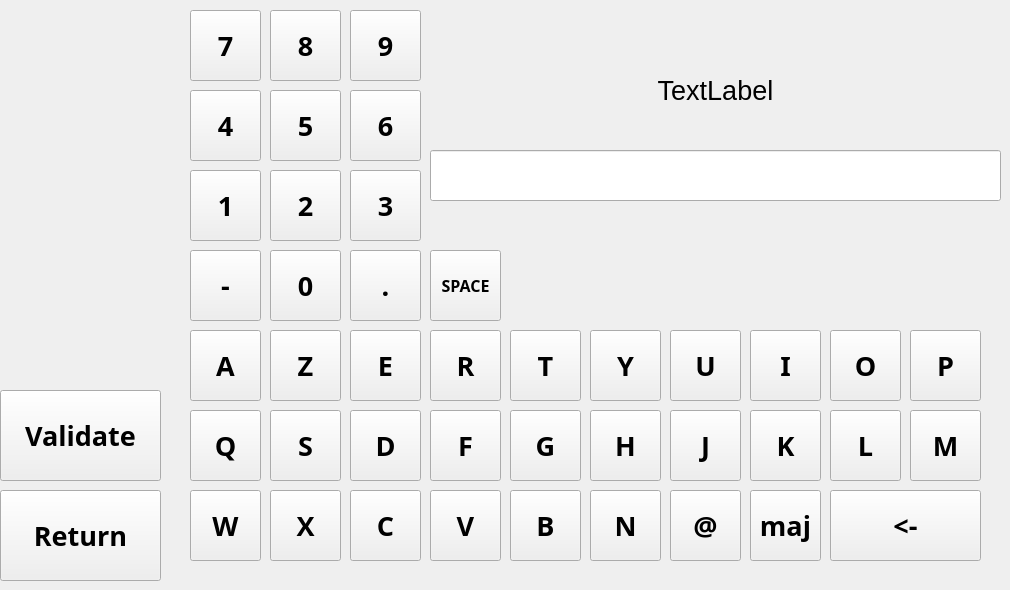
    <widget class="QWidget" name="keyboard_panel">
     <widget class="QPushButton" name="keyboard_return_pushButton">
      <property name="geometry">
       <rect>
        <x>0</x>
        <y>490</y>
        <width>161</width>
        <height>91</height>
       </rect>
      </property>
      <property name="font">
       <font>
        <family>Microsoft Yi Baiti</family>
        <pointsize>20</pointsize>
        <weight>75</weight>
        <bold>true</bold>
        <kerning>true</kerning>
       </font>
      </property>
      <property name="text">
       <string>Return</string>
      </property>
     </widget>
     <widget class="QPushButton" name="keyboard_E_pushButton">
      <property name="geometry">
       <rect>
        <x>350</x>
        <y>330</y>
        <width>71</width>
        <height>71</height>
       </rect>
      </property>
      <property name="font">
       <font>
        <family>Microsoft Yi Baiti</family>
        <pointsize>20</pointsize>
        <weight>75</weight>
        <bold>true</bold>
        <kerning>true</kerning>
       </font>
      </property>
      <property name="text">
       <string>E</string>
      </property>
     </widget>
     <widget class="QPushButton" name="keyboard_U_pushButton">
      <property name="geometry">
       <rect>
        <x>670</x>
        <y>330</y>
        <width>71</width>
        <height>71</height>
       </rect>
      </property>
      <property name="font">
       <font>
        <family>Microsoft Yi Baiti</family>
        <pointsize>20</pointsize>
        <weight>75</weight>
        <bold>true</bold>
        <kerning>true</kerning>
       </font>
      </property>
      <property name="text">
       <string>U</string>
      </property>
     </widget>
     <widget class="QPushButton" name="keyboard_I_pushButton">
      <property name="geometry">
       <rect>
        <x>750</x>
        <y>330</y>
        <width>71</width>
        <height>71</height>
       </rect>
      </property>
      <property name="font">
       <font>
        <family>Microsoft Yi Baiti</family>
        <pointsize>20</pointsize>
        <weight>75</weight>
        <bold>true</bold>
        <kerning>true</kerning>
       </font>
      </property>
      <property name="text">
       <string>I</string>
      </property>
     </widget>
     <widget class="QPushButton" name="keyboard_Z_pushButton">
      <property name="geometry">
       <rect>
        <x>270</x>
        <y>330</y>
        <width>71</width>
        <height>71</height>
       </rect>
      </property>
      <property name="font">
       <font>
        <family>Microsoft Yi Baiti</family>
        <pointsize>20</pointsize>
        <weight>75</weight>
        <bold>true</bold>
        <kerning>true</kerning>
       </font>
      </property>
      <property name="text">
       <string>Z</string>
      </property>
     </widget>
     <widget class="QPushButton" name="keyboard_P_pushButton">
      <property name="geometry">
       <rect>
        <x>910</x>
        <y>330</y>
        <width>71</width>
        <height>71</height>
       </rect>
      </property>
      <property name="font">
       <font>
        <family>Microsoft Yi Baiti</family>
        <pointsize>20</pointsize>
        <weight>75</weight>
        <bold>true</bold>
        <kerning>true</kerning>
       </font>
      </property>
      <property name="text">
       <string>P</string>
      </property>
     </widget>
     <widget class="QPushButton" name="keyboard_R_pushButton">
      <property name="geometry">
       <rect>
        <x>430</x>
        <y>330</y>
        <width>71</width>
        <height>71</height>
       </rect>
      </property>
      <property name="font">
       <font>
        <family>Microsoft Yi Baiti</family>
        <pointsize>20</pointsize>
        <weight>75</weight>
        <bold>true</bold>
        <kerning>true</kerning>
       </font>
      </property>
      <property name="text">
       <string>R</string>
      </property>
     </widget>
     <widget class="QPushButton" name="keyboard_T_pushButton">
      <property name="geometry">
       <rect>
        <x>510</x>
        <y>330</y>
        <width>71</width>
        <height>71</height>
       </rect>
      </property>
      <property name="font">
       <font>
        <family>Microsoft Yi Baiti</family>
        <pointsize>20</pointsize>
        <weight>75</weight>
        <bold>true</bold>
        <kerning>true</kerning>
       </font>
      </property>
      <property name="text">
       <string>T</string>
      </property>
     </widget>
     <widget class="QPushButton" name="keyboard_Y_pushButton">
      <property name="geometry">
       <rect>
        <x>590</x>
        <y>330</y>
        <width>71</width>
        <height>71</height>
       </rect>
      </property>
      <property name="font">
       <font>
        <family>Microsoft Yi Baiti</family>
        <pointsize>20</pointsize>
        <weight>75</weight>
        <bold>true</bold>
        <kerning>true</kerning>
       </font>
      </property>
      <property name="text">
       <string>Y</string>
      </property>
     </widget>
     <widget class="QPushButton" name="keyboard_O_pushButton">
      <property name="geometry">
       <rect>
        <x>830</x>
        <y>330</y>
        <width>71</width>
        <height>71</height>
       </rect>
      </property>
      <property name="font">
       <font>
        <family>Microsoft Yi Baiti</family>
        <pointsize>20</pointsize>
        <weight>75</weight>
        <bold>true</bold>
        <kerning>true</kerning>
       </font>
      </property>
      <property name="text">
       <string>O</string>
      </property>
     </widget>
     <widget class="QPushButton" name="keyboard_A_pushButton">
      <property name="geometry">
       <rect>
        <x>190</x>
        <y>330</y>
        <width>71</width>
        <height>71</height>
       </rect>
      </property>
      <property name="font">
       <font>
        <family>Microsoft Yi Baiti</family>
        <pointsize>20</pointsize>
        <weight>75</weight>
        <bold>true</bold>
        <kerning>true</kerning>
       </font>
      </property>
      <property name="text">
       <string>A</string>
      </property>
     </widget>
     <widget class="QPushButton" name="keyboard_B_pushButton">
      <property name="geometry">
       <rect>
        <x>510</x>
        <y>490</y>
        <width>71</width>
        <height>71</height>
       </rect>
      </property>
      <property name="font">
       <font>
        <family>Microsoft Yi Baiti</family>
        <pointsize>20</pointsize>
        <weight>75</weight>
        <bold>true</bold>
        <kerning>true</kerning>
       </font>
      </property>
      <property name="text">
       <string>B</string>
      </property>
     </widget>
     <widget class="QPushButton" name="keyboard_W_pushButton">
      <property name="geometry">
       <rect>
        <x>190</x>
        <y>490</y>
        <width>71</width>
        <height>71</height>
       </rect>
      </property>
      <property name="font">
       <font>
        <family>Microsoft Yi Baiti</family>
        <pointsize>20</pointsize>
        <weight>75</weight>
        <bold>true</bold>
        <kerning>true</kerning>
       </font>
      </property>
      <property name="text">
       <string>W</string>
      </property>
     </widget>
     <widget class="QPushButton" name="keyboard_X_pushButton">
      <property name="geometry">
       <rect>
        <x>270</x>
        <y>490</y>
        <width>71</width>
        <height>71</height>
       </rect>
      </property>
      <property name="font">
       <font>
        <family>Microsoft Yi Baiti</family>
        <pointsize>20</pointsize>
        <weight>75</weight>
        <bold>true</bold>
        <kerning>true</kerning>
       </font>
      </property>
      <property name="text">
       <string>X</string>
      </property>
     </widget>
     <widget class="QPushButton" name="keyboard_C_pushButton">
      <property name="geometry">
       <rect>
        <x>350</x>
        <y>490</y>
        <width>71</width>
        <height>71</height>
       </rect>
      </property>
      <property name="font">
       <font>
        <family>Microsoft Yi Baiti</family>
        <pointsize>20</pointsize>
        <weight>75</weight>
        <bold>true</bold>
        <kerning>true</kerning>
       </font>
      </property>
      <property name="text">
       <string>C</string>
      </property>
     </widget>
     <widget class="QPushButton" name="keyboard_V_pushButton">
      <property name="geometry">
       <rect>
        <x>430</x>
        <y>490</y>
        <width>71</width>
        <height>71</height>
       </rect>
      </property>
      <property name="font">
       <font>
        <family>Microsoft Yi Baiti</family>
        <pointsize>20</pointsize>
        <weight>75</weight>
        <bold>true</bold>
        <kerning>true</kerning>
       </font>
      </property>
      <property name="text">
       <string>V</string>
      </property>
     </widget>
     <widget class="QPushButton" name="keyboard_N_pushButton">
      <property name="geometry">
       <rect>
        <x>590</x>
        <y>490</y>
        <width>71</width>
        <height>71</height>
       </rect>
      </property>
      <property name="font">
       <font>
        <family>Microsoft Yi Baiti</family>
        <pointsize>20</pointsize>
        <weight>75</weight>
        <bold>true</bold>
        <kerning>true</kerning>
       </font>
      </property>
      <property name="text">
       <string>N</string>
      </property>
     </widget>
     <widget class="QPushButton" name="keyboard_K_pushButton">
      <property name="geometry">
       <rect>
        <x>750</x>
        <y>410</y>
        <width>71</width>
        <height>71</height>
       </rect>
      </property>
      <property name="font">
       <font>
        <family>Microsoft Yi Baiti</family>
        <pointsize>20</pointsize>
        <weight>75</weight>
        <bold>true</bold>
        <kerning>true</kerning>
       </font>
      </property>
      <property name="text">
       <string>K</string>
      </property>
     </widget>
     <widget class="QPushButton" name="keyboard_G_pushButton">
      <property name="geometry">
       <rect>
        <x>510</x>
        <y>410</y>
        <width>71</width>
        <height>71</height>
       </rect>
      </property>
      <property name="font">
       <font>
        <family>Microsoft Yi Baiti</family>
        <pointsize>20</pointsize>
        <weight>75</weight>
        <bold>true</bold>
        <kerning>true</kerning>
       </font>
      </property>
      <property name="text">
       <string>G</string>
      </property>
     </widget>
     <widget class="QPushButton" name="keyboard_Q_pushButton">
      <property name="geometry">
       <rect>
        <x>190</x>
        <y>410</y>
        <width>71</width>
        <height>71</height>
       </rect>
      </property>
      <property name="font">
       <font>
        <family>Microsoft Yi Baiti</family>
        <pointsize>20</pointsize>
        <weight>75</weight>
        <bold>true</bold>
        <kerning>true</kerning>
       </font>
      </property>
      <property name="text">
       <string>Q</string>
      </property>
     </widget>
     <widget class="QPushButton" name="keyboard_S_pushButton">
      <property name="geometry">
       <rect>
        <x>270</x>
        <y>410</y>
        <width>71</width>
        <height>71</height>
       </rect>
      </property>
      <property name="font">
       <font>
        <family>Microsoft Yi Baiti</family>
        <pointsize>20</pointsize>
        <weight>75</weight>
        <bold>true</bold>
        <kerning>true</kerning>
       </font>
      </property>
      <property name="text">
       <string>S</string>
      </property>
     </widget>
     <widget class="QPushButton" name="keyboard_J_pushButton">
      <property name="geometry">
       <rect>
        <x>670</x>
        <y>410</y>
        <width>71</width>
        <height>71</height>
       </rect>
      </property>
      <property name="font">
       <font>
        <family>Microsoft Yi Baiti</family>
        <pointsize>20</pointsize>
        <weight>75</weight>
        <bold>true</bold>
        <kerning>true</kerning>
       </font>
      </property>
      <property name="text">
       <string>J</string>
      </property>
     </widget>
     <widget class="QPushButton" name="keyboard_D_pushButton">
      <property name="geometry">
       <rect>
        <x>350</x>
        <y>410</y>
        <width>71</width>
        <height>71</height>
       </rect>
      </property>
      <property name="font">
       <font>
        <family>Microsoft Yi Baiti</family>
        <pointsize>20</pointsize>
        <weight>75</weight>
        <bold>true</bold>
        <kerning>true</kerning>
       </font>
      </property>
      <property name="text">
       <string>D</string>
      </property>
     </widget>
     <widget class="QPushButton" name="keyboard_F_pushButton">
      <property name="geometry">
       <rect>
        <x>430</x>
        <y>410</y>
        <width>71</width>
        <height>71</height>
       </rect>
      </property>
      <property name="font">
       <font>
        <family>Microsoft Yi Baiti</family>
        <pointsize>20</pointsize>
        <weight>75</weight>
        <bold>true</bold>
        <kerning>true</kerning>
       </font>
      </property>
      <property name="text">
       <string>F</string>
      </property>
     </widget>
     <widget class="QPushButton" name="keyboard_L_pushButton">
      <property name="geometry">
       <rect>
        <x>830</x>
        <y>410</y>
        <width>71</width>
        <height>71</height>
       </rect>
      </property>
      <property name="font">
       <font>
        <family>Microsoft Yi Baiti</family>
        <pointsize>20</pointsize>
        <weight>75</weight>
        <bold>true</bold>
        <kerning>true</kerning>
       </font>
      </property>
      <property name="text">
       <string>L</string>
      </property>
     </widget>
     <widget class="QPushButton" name="keyboard_M_pushButton">
      <property name="geometry">
       <rect>
        <x>910</x>
        <y>410</y>
        <width>71</width>
        <height>71</height>
       </rect>
      </property>
      <property name="font">
       <font>
        <family>Microsoft Yi Baiti</family>
        <pointsize>20</pointsize>
        <weight>75</weight>
        <bold>true</bold>
        <kerning>true</kerning>
       </font>
      </property>
      <property name="text">
       <string>M</string>
      </property>
     </widget>
     <widget class="QPushButton" name="keyboard_H_pushButton">
      <property name="geometry">
       <rect>
        <x>590</x>
        <y>410</y>
        <width>71</width>
        <height>71</height>
       </rect>
      </property>
      <property name="font">
       <font>
        <family>Microsoft Yi Baiti</family>
        <pointsize>20</pointsize>
        <weight>75</weight>
        <bold>true</bold>
        <kerning>true</kerning>
       </font>
      </property>
      <property name="text">
       <string>H</string>
      </property>
     </widget>
     <widget class="QPushButton" name="keyboard_8_pushButton">
      <property name="geometry">
       <rect>
        <x>270</x>
        <y>10</y>
        <width>71</width>
        <height>71</height>
       </rect>
      </property>
      <property name="font">
       <font>
        <family>Microsoft Yi Baiti</family>
        <pointsize>20</pointsize>
        <weight>75</weight>
        <bold>true</bold>
        <kerning>true</kerning>
       </font>
      </property>
      <property name="text">
       <string>8</string>
      </property>
     </widget>
     <widget class="QPushButton" name="keyboard_5_pushButton">
      <property name="geometry">
       <rect>
        <x>270</x>
        <y>90</y>
        <width>71</width>
        <height>71</height>
       </rect>
      </property>
      <property name="font">
       <font>
        <family>Microsoft Yi Baiti</family>
        <pointsize>20</pointsize>
        <weight>75</weight>
        <bold>true</bold>
        <kerning>true</kerning>
       </font>
      </property>
      <property name="text">
       <string>5</string>
      </property>
     </widget>
     <widget class="QPushButton" name="keyboard_1_pushButton">
      <property name="geometry">
       <rect>
        <x>190</x>
        <y>170</y>
        <width>71</width>
        <height>71</height>
       </rect>
      </property>
      <property name="font">
       <font>
        <family>Microsoft Yi Baiti</family>
        <pointsize>20</pointsize>
        <weight>75</weight>
        <bold>true</bold>
        <kerning>true</kerning>
       </font>
      </property>
      <property name="text">
       <string>1</string>
      </property>
     </widget>
     <widget class="QPushButton" name="keyboard_2_pushButton">
      <property name="geometry">
       <rect>
        <x>270</x>
        <y>170</y>
        <width>71</width>
        <height>71</height>
       </rect>
      </property>
      <property name="font">
       <font>
        <family>Microsoft Yi Baiti</family>
        <pointsize>20</pointsize>
        <weight>75</weight>
        <bold>true</bold>
        <kerning>true</kerning>
       </font>
      </property>
      <property name="text">
       <string>2</string>
      </property>
     </widget>
     <widget class="QPushButton" name="keyboard_7_pushButton">
      <property name="geometry">
       <rect>
        <x>190</x>
        <y>10</y>
        <width>71</width>
        <height>71</height>
       </rect>
      </property>
      <property name="font">
       <font>
        <family>Microsoft Yi Baiti</family>
        <pointsize>20</pointsize>
        <weight>75</weight>
        <bold>true</bold>
        <kerning>true</kerning>
       </font>
      </property>
      <property name="text">
       <string>7</string>
      </property>
     </widget>
     <widget class="QPushButton" name="keyboard_3_pushButton">
      <property name="geometry">
       <rect>
        <x>350</x>
        <y>170</y>
        <width>71</width>
        <height>71</height>
       </rect>
      </property>
      <property name="font">
       <font>
        <family>Microsoft Yi Baiti</family>
        <pointsize>20</pointsize>
        <weight>75</weight>
        <bold>true</bold>
        <kerning>true</kerning>
       </font>
      </property>
      <property name="text">
       <string>3</string>
      </property>
     </widget>
     <widget class="QPushButton" name="keyboard_4_pushButton">
      <property name="geometry">
       <rect>
        <x>190</x>
        <y>90</y>
        <width>71</width>
        <height>71</height>
       </rect>
      </property>
      <property name="font">
       <font>
        <family>Microsoft Yi Baiti</family>
        <pointsize>20</pointsize>
        <weight>75</weight>
        <bold>true</bold>
        <kerning>true</kerning>
       </font>
      </property>
      <property name="text">
       <string>4</string>
      </property>
     </widget>
     <widget class="QPushButton" name="keyboard_9_pushButton">
      <property name="geometry">
       <rect>
        <x>350</x>
        <y>10</y>
        <width>71</width>
        <height>71</height>
       </rect>
      </property>
      <property name="font">
       <font>
        <family>Microsoft Yi Baiti</family>
        <pointsize>20</pointsize>
        <weight>75</weight>
        <bold>true</bold>
        <kerning>true</kerning>
       </font>
      </property>
      <property name="text">
       <string>9</string>
      </property>
     </widget>
     <widget class="QPushButton" name="keyboard_point_pushButton">
      <property name="geometry">
       <rect>
        <x>350</x>
        <y>250</y>
        <width>71</width>
        <height>71</height>
       </rect>
      </property>
      <property name="font">
       <font>
        <family>Microsoft Yi Baiti</family>
        <pointsize>20</pointsize>
        <weight>75</weight>
        <bold>true</bold>
        <kerning>true</kerning>
       </font>
      </property>
      <property name="text">
       <string>.</string>
      </property>
     </widget>
     <widget class="QPushButton" name="keyboard_6_pushButton">
      <property name="geometry">
       <rect>
        <x>350</x>
        <y>90</y>
        <width>71</width>
        <height>71</height>
       </rect>
      </property>
      <property name="font">
       <font>
        <family>Microsoft Yi Baiti</family>
        <pointsize>20</pointsize>
        <weight>75</weight>
        <bold>true</bold>
        <kerning>true</kerning>
       </font>
      </property>
      <property name="text">
       <string>6</string>
      </property>
     </widget>
     <widget class="QPushButton" name="keyboard_0_pushButton">
      <property name="geometry">
       <rect>
        <x>270</x>
        <y>250</y>
        <width>71</width>
        <height>71</height>
       </rect>
      </property>
      <property name="font">
       <font>
        <family>Microsoft Yi Baiti</family>
        <pointsize>20</pointsize>
        <weight>75</weight>
        <bold>true</bold>
        <kerning>true</kerning>
       </font>
      </property>
      <property name="text">
       <string>0</string>
      </property>
     </widget>
     <widget class="QPushButton" name="keyboard_erase_pushButton">
      <property name="geometry">
       <rect>
        <x>830</x>
        <y>490</y>
        <width>151</width>
        <height>71</height>
       </rect>
      </property>
      <property name="font">
       <font>
        <family>Microsoft Yi Baiti</family>
        <pointsize>20</pointsize>
        <weight>75</weight>
        <bold>true</bold>
        <kerning>true</kerning>
       </font>
      </property>
      <property name="text">
       <string>&lt;-</string>
      </property>
     </widget>
     <widget class="QPushButton" name="keyboard_maj_pushButton">
      <property name="geometry">
       <rect>
        <x>750</x>
        <y>490</y>
        <width>71</width>
        <height>71</height>
       </rect>
      </property>
      <property name="font">
       <font>
        <family>Microsoft Yi Baiti</family>
        <pointsize>20</pointsize>
        <weight>75</weight>
        <bold>true</bold>
        <kerning>true</kerning>
       </font>
      </property>
      <property name="text">
       <string>maj</string>
      </property>
     </widget>
     <widget class="QLabel" name="keyboard_text_label">
      <property name="geometry">
       <rect>
        <x>430</x>
        <y>40</y>
        <width>571</width>
        <height>101</height>
       </rect>
      </property>
      <property name="font">
       <font>
        <pointsize>20</pointsize>
       </font>
      </property>
      <property name="text">
       <string>TextLabel</string>
      </property>
      <property name="alignment">
       <set>Qt::AlignCenter</set>
      </property>
     </widget>
     <widget class="QLineEdit" name="keyboard_value_lineEdit">
      <property name="geometry">
       <rect>
        <x>430</x>
        <y>150</y>
        <width>571</width>
        <height>51</height>
       </rect>
      </property>
      <property name="font">
       <font>
        <pointsize>20</pointsize>
       </font>
      </property>
      <property name="alignment">
       <set>Qt::AlignCenter</set>
      </property>
     </widget>
     <widget class="QPushButton" name="keyboard_validate_pushButton">
      <property name="geometry">
       <rect>
        <x>0</x>
        <y>390</y>
        <width>161</width>
        <height>91</height>
       </rect>
      </property>
      <property name="font">
       <font>
        <family>Microsoft Yi Baiti</family>
        <pointsize>20</pointsize>
        <weight>75</weight>
        <bold>true</bold>
        <kerning>true</kerning>
       </font>
      </property>
      <property name="text">
       <string>Validate</string>
      </property>
     </widget>
     <widget class="QPushButton" name="keyboard_minus_pushButton">
      <property name="geometry">
       <rect>
        <x>190</x>
        <y>250</y>
        <width>71</width>
        <height>71</height>
       </rect>
      </property>
      <property name="font">
       <font>
        <family>Microsoft Yi Baiti</family>
        <pointsize>20</pointsize>
        <weight>75</weight>
        <bold>true</bold>
        <kerning>true</kerning>
       </font>
      </property>
      <property name="text">
       <string>-</string>
      </property>
     </widget>
     <widget class="QPushButton" name="keyboard_arobase_pushButton">
      <property name="geometry">
       <rect>
        <x>670</x>
        <y>490</y>
        <width>71</width>
        <height>71</height>
       </rect>
      </property>
      <property name="font">
       <font>
        <family>Microsoft Yi Baiti</family>
        <pointsize>20</pointsize>
        <weight>75</weight>
        <bold>true</bold>
        <kerning>true</kerning>
       </font>
      </property>
      <property name="text">
       <string>@</string>
      </property>
     </widget>
     <widget class="QPushButton" name="keyboard_space_pushButton">
      <property name="geometry">
       <rect>
        <x>430</x>
        <y>250</y>
        <width>71</width>
        <height>71</height>
       </rect>
      </property>
      <property name="font">
       <font>
        <family>Microsoft Yi Baiti</family>
        <pointsize>12</pointsize>
        <weight>75</weight>
        <bold>true</bold>
        <kerning>true</kerning>
       </font>
      </property>
      <property name="text">
       <string>SPACE</string>
      </property>
     </widget>
    </widget>
